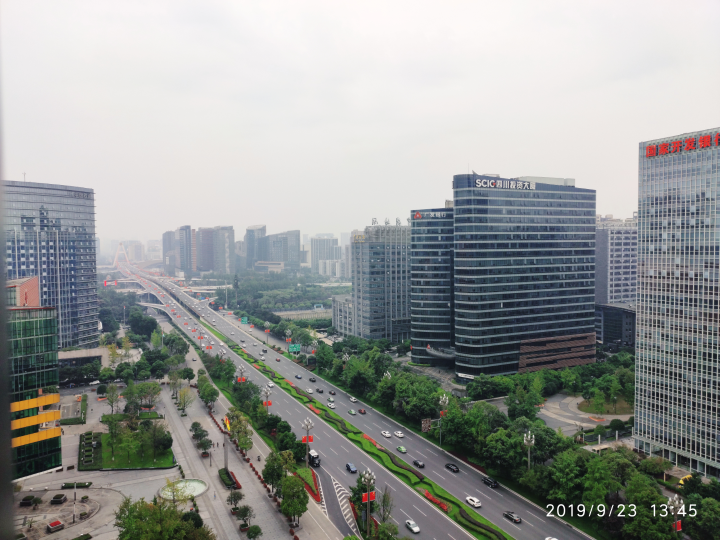
#> input picture 20200518102023.png, 1440 x 1080 px (shown at 1/2 size)
$ python py_img_to_txt_0.py
#> lines starting #> are read from the running program, lines starting #| are printed output that depends on the picture
#> the answer given: 20200518102023.png
from PIL import Image#导入Image库用与操作图片文件
import datetime

def image_to_txt(imgName):
    #获取当前时间,转换成字符串
#> called with imgName = '20200518102023.png'
    timenow = datetime.datetime.now()
    timestr = timenow.strftime("%Y-%m-%d-%H-%M-%S")
    #生成的Txt文件用<原图片文件名+ 当前时间字符串+ ".txt"后缀>作为文件名
    namestr = "{0}-{1}.txt".format(imgName, timestr)

    #打开或创建一个TxT文件文件
    txt = open(namestr, "w+")

    #打开图片文件文件
    print("Open Image File [{0}]".format(imgName))
    try:
        img = Image.open(imgName)
#> img is the input picture: PIL image 1440x1080 RGB; mean R, G, B 149.9, 152.7, 150.4
    except:
        print("Error to Open [{0}]!!!".format(imgName))

    #判断图片文件的格式, 这里必须为"RGB"格式, 如果不是"RGB"格式,
    #则用convert函数转换成"RGB"格式.
    if "RGB" == img.mode:
        print("Size{0},Format({1}),Color({2})".format(img.size, img.format, img.mode))
#| Size(1440, 1080),Format(PNG),Color(RGB)
    else:
        print("Not a RGB image file!!!")
        img = img.convert("RGB")
        print("Convert to RGB Success!!!")

    #获取图片文件宽和高
    width = img.size[0]
#> width = 1440
    height = img.size[1]
#> height = 1080

    zoom = 0

    # [13 lines of commented-out code are left out]
    img = img.convert("1")
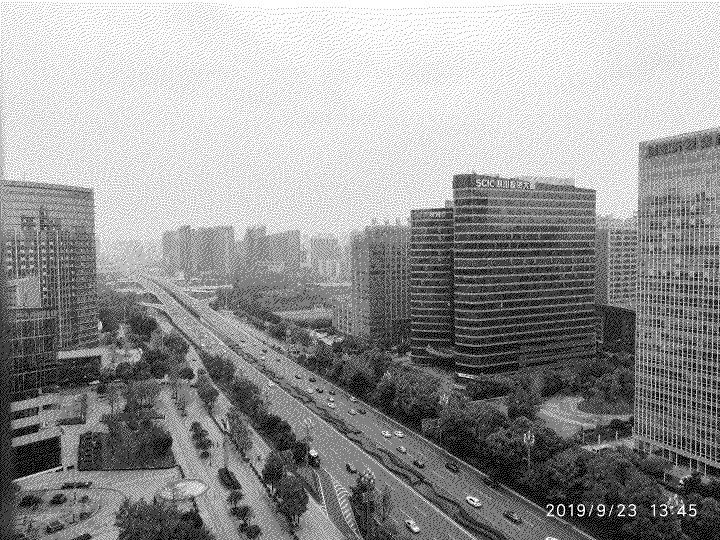
#> img: PIL image 1440x1080 1 (shown at 1/2 size); 59.3% white; black in thin lines or dots
    index = 0

    print("Start Process!")
    for h in range(height):#遍历图片的高度[0, height)
        #显示处理进度
        index += 1
        print("#", end="")
        txt.write("/*")
        if index >= 60:#大于60换行
            index = 0
            print("")


        for w in range(width):#遍历图片的宽度,[0, width)
            pixel = img.getpixel((w, h))#获取图片当前坐标点的像素值
            #print("w=", w, "h=", h, "pixel=", pixel)
            if pixel != 0:#因为是纯黑白图像,所以像素颜色只有0或255两种值
                txt.write("_")#非0则往txt中写入"_"表示白色
                #print("w=", w, "h=", h, "pixel=", pixel)
            else:
                txt.write("@")#0则往txt中写入"@"表示黑色
                #print("w=", w, "h=", h, "pixel=", pixel)
        txt.write("*/")
        txt.write("\n")
#> after the loop, index = 0

    #保存新生成的TXT文件
    print("\nProcess Done!")
    print("Save File As [{0}]".format(namestr))
    txt.close()
    print("Save Done!")

name = input("Please Input Image File Name:")
print("Start......")
try:
    image_to_txt(name)
except:
    print("Error!!!!!!")
print("Over......")
